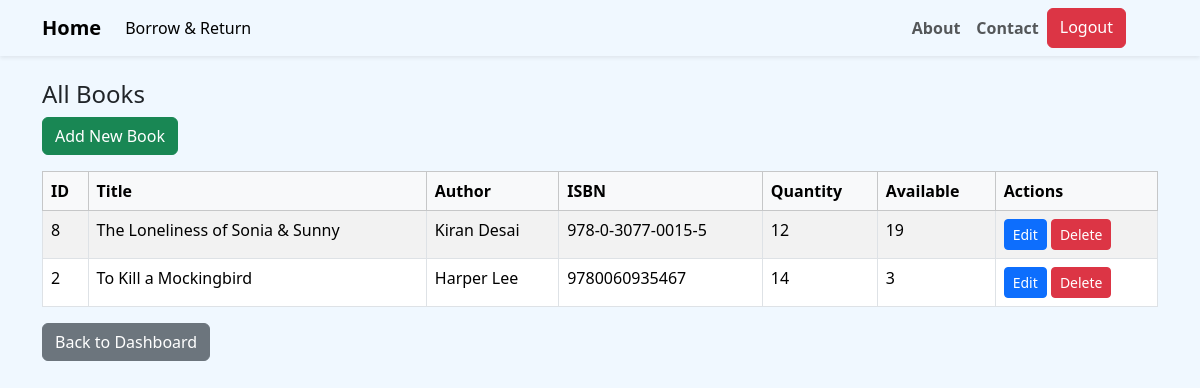
/meraj/admin/manage_books.php (signed in), run on the app's committed database.
### tables this page shows
CREATE TABLE `books` (
  `id` int(11) NOT NULL,
  `title` varchar(255) NOT NULL,
  `author` varchar(255) NOT NULL,
  `description` text DEFAULT NULL,
  `category` varchar(100) DEFAULT NULL,
  `isbn` varchar(50) DEFAULT NULL,
  `edition` varchar(255) NOT NULL,
  `publication` varchar(255) NOT NULL,
  `market_price` int(255) NOT NULL,
  `quantity` int(11) DEFAULT 1,
  `available_copies` int(11) DEFAULT 0,
  `image` varchar(255) DEFAULT NULL,
  `added_date` timestamp NOT NULL DEFAULT current_timestamp()
);

### meraj/admin/manage_books.php (the view, shortened to what this page needs)
<?php
include "../db.php";
include "ad-menu.php";
$books_res = mysqli_query($conn, "SELECT * FROM books ORDER BY id DESC");
?>
<!DOCTYPE html>
<html lang="en">
<head>
<link href="https://cdn.jsdelivr.net/npm/bootstrap@5.3.3/dist/css/bootstrap.min.css" rel="stylesheet">
<link rel="stylesheet" href="../style.css">
</head>
<body>
<div class="container mt-4">
<h4>All Books</h4>
<a href="add_book.php" class="btn btn-success mb-3">Add New Book</a>
<table class="table table-bordered table-striped">
<thead class="table-light">
<tr>
<th>ID</th>
<th>Title</th>
<th>Author</th>
<th>ISBN</th>
<th>Quantity</th>
<th>Available</th>
<th>Actions</th>
</tr>
</thead>
<tbody>
<?php while($book = mysqli_fetch_assoc($books_res)): ?>
<tr>
<td><?= $book['id'] ?></td>
<td><?= htmlspecialchars($book['title']) ?></td>
<td><?= htmlspecialchars($book['author']) ?></td>
<td><?= htmlspecialchars($book['isbn']) ?></td>
<td><?= $book['quantity'] ?></td>
<td><?= $book['available_copies'] ?></td>
<td>
<a href="edit_book.php?id=<?= $book['id'] ?>" class="btn btn-sm btn-primary">Edit</a>
<a href="manage_books.php?delete=<?= $book['id'] ?>" class="btn btn-sm btn-danger" onclick="return confirm('Are you sure?')">Delete</a>
</td>
</tr>
<?php endwhile; ?>
</tbody>
</table>
<a href="dashboard.php" class="btn btn-secondary">Back to Dashboard</a>
</div>
</body>
</html>

### css/style.css (style rules this page uses)
* { margin: 0; padding: 0; text-decoration: none; box-sizing: border-box; }
body { background-color: aliceblue ; height: 100vh; }

### data on the page
books: id "8", title "The Loneliness of Sonia & Sunny", author "Kiran Desai", isbn "978-0-3077-0015-5", quantity "12", available_copies "19"
books: id "2", title "To Kill a Mockingbird", author "Harper Lee", isbn "9780060935467", quantity "14", available_copies "3"
